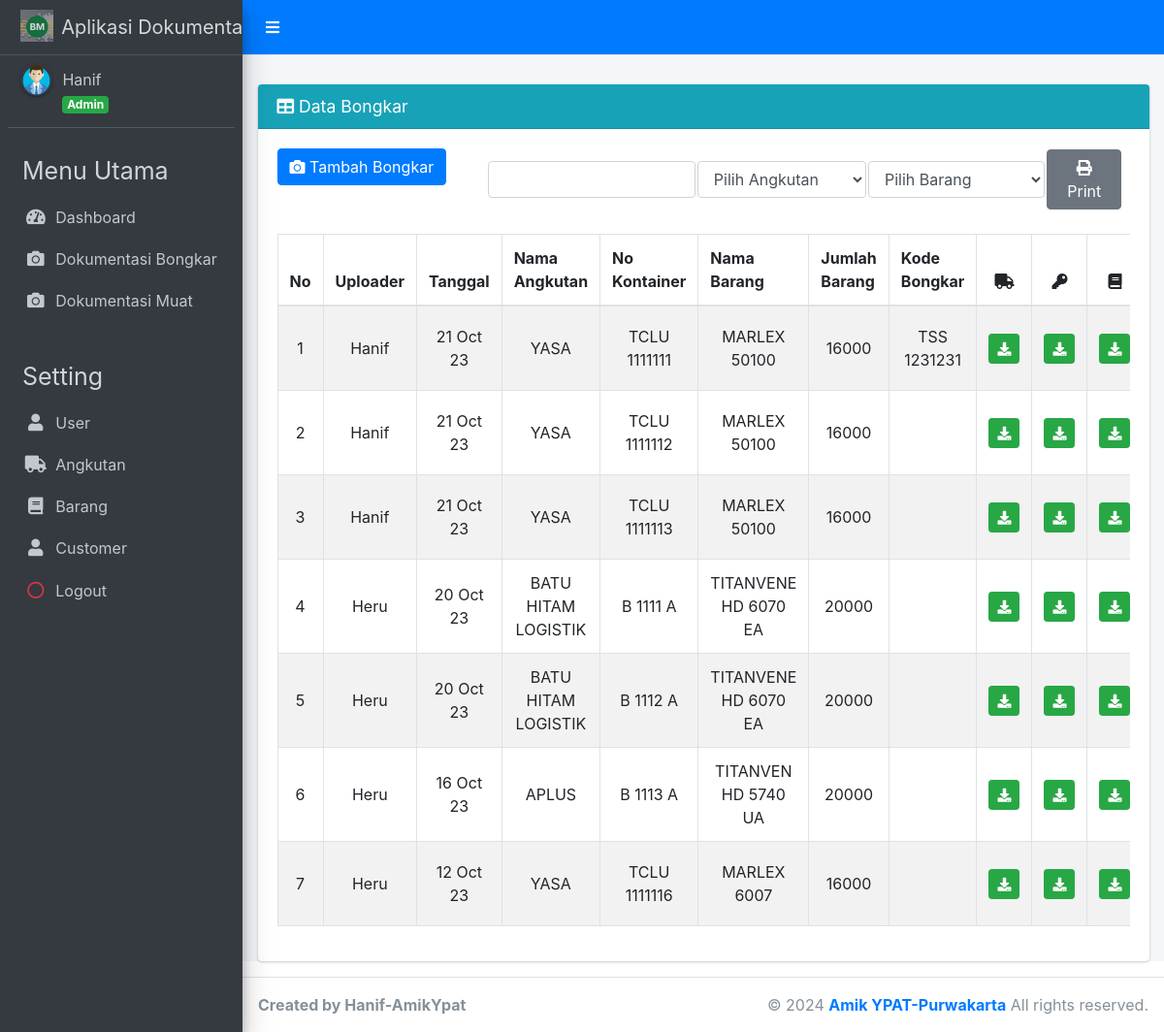
The page /index.php?page=bongkar (signed in) on the database its author committed.
### tables this page shows
CREATE TABLE `bongkar` (
  `id_bongkar` int(12) NOT NULL,
  `id_user` int(4) NOT NULL,
  `tanggal` date NOT NULL,
  `id_angkutan` int(6) NOT NULL,
  `no_kontainer` varchar(12) NOT NULL,
  `id_barang` int(6) NOT NULL,
  `jumlah_barang` int(7) NOT NULL,
  `kode_bongkar` varchar(13) NOT NULL,
  `foto_kontainer` varchar(500) DEFAULT NULL,
  `foto_segel` varchar(500) DEFAULT NULL,
  `foto_sj` varchar(500) DEFAULT NULL,
  `foto_barang1` varchar(500) DEFAULT NULL,
  `foto_barang2` varchar(500) DEFAULT NULL
);

CREATE TABLE `user` (
  `id_user` int(4) NOT NULL,
  `nama_user` varchar(30) NOT NULL,
  `email` varchar(30) NOT NULL,
  `password` varchar(20) NOT NULL,
  `level` enum('Admin','Checker') NOT NULL
);

CREATE TABLE `angkutan` (
  `id_angkutan` int(6) NOT NULL,
  `nama_angkutan` varchar(25) NOT NULL,
  `jenis_angkutan` enum('bongkar','muat') NOT NULL,
  `jenis_barang` enum('lokal','impor') NOT NULL
);

CREATE TABLE `barang` (
  `id_barang` int(6) NOT NULL,
  `nama_barang` varchar(25) NOT NULL,
  `nama_supplier` varchar(25) NOT NULL,
  `jenis_barang` enum('lokal','impor') NOT NULL
);

### admin/bongkar/bongkar.php (the view, shortened to what this page needs)
<div class="card card-info">
    <div class="card-header">
        <h3 class="card-title">
            <i class="fa fa-table"></i> Data Bongkar</h3>
    </div>
    <div class="card-body">
        <div class="table-responsive">
            <div class="row">
            <div class="col-md-3">
                <a href="?page=add-bongkar" class="btn btn-primary">
                    <i class="fa fa-camera"></i> Tambah Bongkar</a>
            </div>
            <?php if ($data_level == "Admin"): ?>
            <div class="col-md-9 row">
                <form class="form" id="form_print" action="admin/bongkar/cetak_bongkar.php" method="post">
                    <table>
                        <td><input type="text" name="tgl" class="form-control"></td>
                        <td>
                        <select class="form-control" id="nama_angkutan" name="nama_angkutan" >
                            <option value="" selected disabled>Pilih Angkutan</option>
                    </select>
                    </td>
                        <td><select class="form-control" id="nama_barang" name="nama_barang" >
                            <option value="" selected disabled>Pilih Barang</option>
                    </select></td>
                    <td>
                        <button type="submit" class="btn btn-secondary"> <i class="fas fa-print"></i> Print</button>
                    </td>
                    </table>
                </form>
            </div>
            <?php endif; ?>
            </div>
            <br>
            <table id="example1" class="table table-bordered table-striped">
                <thead>
                    <tr>
                        <th>No</th>
                        <th>Uploader</th>
                        <th>Tanggal</th>
                        <th>Nama Angkutan</th>
                        <th>No Kontainer</th>
                        <th>Nama Barang</th>
                        <th>Jumlah Barang</th>
                        <th>Kode Bongkar</th>
                        <th style="text-align: center;"><i class="fas fa-truck" title="Foto Pintu Kontainer"></i></th>
                        <th style="text-align: center;"><i class="fas fa-key" title="Foto Segel Kontainer"></i></th>
                        <th style="text-align: center;"><i class="fas fa-book" title="Foto Surat Jalan"></i></th>
                    </tr>
                </thead>
                <tbody>
                    <?php
                    $no = 1;
                    $sql = $koneksi->query("SELECT b.id_bongkar, u.nama_user, b.tanggal, a.nama_angkutan, b.no_kontainer, br.nama_barang, b.jumlah_barang, b.kode_bongkar, b.foto_kontainer, b.foto_segel, b.foto_sj, b.foto_barang1, b.foto_barang2
                                          FROM bongkar b
                                          INNER JOIN user u ON b.id_user = u.id_user
                                          INNER JOIN angkutan a ON b.id_angkutan = a.id_angkutan
                                          INNER JOIN barang br ON b.id_barang = br.id_barang");
                    while ($data = $sql->fetch_assoc()) {
                    ?>
                    <tr>
                        <td align="center" style="vertical-align: middle;"><?php echo $no++; ?></td>
                        <td align="center" style="vertical-align: middle;"><?php echo $data['nama_user']; ?></td>
                        <td align="center" style="vertical-align: middle;">
                            <?php
                            $tanggal_data = strtotime($data['tanggal']);
                            $tanggal_format = date('d M y', $tanggal_data);
                            echo $tanggal_format;
                            ?>
                        </td>
                        <td align="center" style="vertical-align: middle;"><?php echo $data['nama_angkutan']; ?></td>
                        <td align="center" style="vertical-align: middle;"><?php echo $data['no_kontainer']; ?></td>
                        <td align="center" style="vertical-align: middle;"><?php echo $data['nama_barang']; ?></td>
                        <td align="center" style="vertical-align: middle;"><?php echo $data['jumlah_barang']; ?></td>
                        <td align="center" style="vertical-align: middle;"><?php echo $data['kode_bongkar']; ?></td>
                        <td align="center" style="vertical-align: middle;">
                            <?php
                            if (!empty($data['foto_kontainer'])) {
                                $fotoKontainerPath = '' . $data['foto_kontainer'];
                                echo '<a href="' . $fotoKontainerPath . '" title="Download" class="btn btn-success btn-sm" download>
                                        <i class="fa fa-download"></i>
                                    </a>';
                            }
                            ?>
                        </td>
                        <td align="center" style="vertical-align: middle;">
                            <?php
                            if (!empty($data['foto_segel'])) {
                                $fotoSegelPath = '' . $data['foto_segel'];
                                echo '<a href="' . $fotoSegelPath . '" title="Download" class="btn btn-success btn-sm" download>
                                        <i class="fa fa-download"></i>
                                    </a>';
                            }
                            ?>
                        </td>
                        <td align="center" style="vertical-align: middle;">
                            <?php
                            if (!empty($data['foto_sj'])) {
                                $fotoSjPath = '' . $data['foto_sj'];
                                echo '<a href="' . $fotoSjPath . '" title="Download" class="btn btn-success btn-sm" download>
                                        <i class="fa fa-download"></i>
                                    </a>';
                            }
                            ?>
                        </td>
                    </tr>
                    <?php
                    }
                    ?>
                </tbody>
            </table>
        </div>
    </div>
</div>

### index.php (shortened to what this page needs)
<?php
if (!isset($_SESSION["ses_email"]) || empty($_SESSION["ses_email"])) {
    header("location: login.php");
} else {
    $data_nama = $_SESSION["ses_nama"];
    $data_level = $_SESSION["ses_level"];
}
include "inc/koneksi.php";
?>
<!DOCTYPE html>
<html>
<head>
    <link rel="stylesheet" href="plugins/fontawesome-free/css/all.min.css">
    <link rel="stylesheet" href="plugins/datatables-bs4/css/dataTables.bootstrap4.css">
    <link rel="stylesheet" href="plugins/select2/css/select2.min.css">
    <link rel="stylesheet" href="plugins/select2-bootstrap4-theme/select2-bootstrap4.min.css">
    <link rel="stylesheet" href="plugins/daterangepicker/daterangepicker.css">
    <link rel="stylesheet" href="plugins/tempusdominus-bootstrap-4/css/tempusdominus-bootstrap-4.min.css">
    <link rel="stylesheet" href="plugins/jqvmap/jqvmap.min.css">
    <link rel="stylesheet" href="dist/css/adminlte.min.css">
    <link rel="stylesheet" href="plugins/overlayScrollbars/css/OverlayScrollbars.min.css">
    <link rel="stylesheet" href="plugins/daterangepicker/daterangepicker.css">
    <link rel="stylesheet" href="plugins/summernote/summernote-bs4.css">
</head>
<body class="hold-transition sidebar-mini">
    <div class="wrapper">
        <nav class="main-header navbar navbar-expand navbar-blue navbar-light">
            <ul class="navbar-nav">
                <li class="nav-item">
                    <a class="nav-link" data-widget="pushmenu" href="#">
                        <i class="fas fa-bars text-white"></i>
                    </a>
                </li>
            </ul>
        </nav>
        <aside class="main-sidebar sidebar-dark-primary elevation-4">
            <a href="index.php" class="brand-link">
                <img src="dist/img/bmlogo.jpg" alt="AdminLTE Logo" class="brand-image" style="opacity: .8">
                <marquee behavior="scroll" direction="left" scrollamount="6">Aplikasi Dokumentasi Bongkar Muat - DokBm</marquee>
            </a>
            <div class="sidebar">
                <div class="user-panel mt-2 pb-2 mb-2 d-flex">
                    <div class="image">
                        <img src="dist/img/user.png" class="img-circle elevation-1" alt="User Image">
                    </div>
                    <div class="info">
                        <a href="index.php" class="d-block">
                            <?php echo $data_nama; ?>
                        </a>
                        <span class="badge badge-success">
                            <?php echo $data_level; ?>
                        </span>
                    </div>
                </div>
                <nav class="mt-2">
                    <ul class="nav nav-pills nav-sidebar flex-column" data-widget="treeview" role="menu" data-accordion="false">
                        <?php if ($data_level == "Admin"): ?>
                            <li class="nav-header" style="margin-top: 10px; font-size: 25px; padding-left: 15px; width: 100%;">Menu Utama</li>
                            <li class="nav-item">
                                <a href="index.php" class="nav-link">
                                    <i class="nav-icon fas fa-tachometer-alt"></i>
                                    <p>
                                        Dashboard
                                    </p>
                                </a>
                            </li>
                            <li class="nav-item">
                                <a href="?page=bongkar" class="nav-link">
                                    <i class="nav-icon far fa fa-camera"></i>
                                    <p>
                                        Dokumentasi Bongkar
                                    </p>
                                </a>
                            </li>
                            <li class="nav-item">
                                <a href="?page=muat" class="nav-link">
                                    <i class="nav-icon far fa fa-camera"></i>
                                    <p>
                                        Dokumentasi Muat
                                    </p>
                                </a>
                            </li>
                            <li font-s class="nav-header" style="margin-top: 10px; font-size: 25px; padding-left: 15px; width: 100%;">Setting</li>
                            <li class="nav-item">
                                <a href="?page=user" class="nav-link">
                                    <i class="nav-icon fas fa-user"></i>
                                    <p>
                                        User
                                    </p>
                                </a>
                            </li>
                            <li class="nav-item">
                                <a href="?page=angkutan" class="nav-link">
                                    <i class="nav-icon fas fa-truck"></i>
                                    <p>Angkutan</p>
                                </a>
                            </li>
                            <li class="nav-item">
                                <a href="?page=barang" class="nav-link">
                                    <i class="nav-icon fas fa-book"></i>
                                    <p>Barang</p>
                                </a>
                            </li>
                            <li class="nav-item">
                                <a href="?page=customer" class="nav-link">
                                    <i class="nav-icon fas fa-user"></i>
                                    <p>Customer</p>
                                </a>
                            </li>
                            <?php endif; ?>
                            <li class="nav-item">
                                <a onclick="return confirm('Apakah anda yakin akan keluar ?')" href="logout.php" class="nav-link">
                                    <i class="nav-icon far fa-circle text-danger"></i>
                                    <p>
                                        Logout
                                    </p>
                                </a>
                            </li>
                        </nav>
                    </div>
                </aside>
                <div class="content-wrapper">
                    <section class="content-header">
                    </section>
                    <section class="content">
            <div class="container-fluid">
                <?php
                if (isset($_GET['page'])) {
                    $hal = $_GET['page'];
                    switch ($hal) {
                        case 'bongkar':
                        include "admin/bongkar/bongkar.php";
                        break;
                    }
                } else {
                    if ($data_level == "Administrator") {
                        include "home/admin.php";
                    } elseif ($data_level == "Sekretaris") {
                        include "home/cheker.php";
                    }
                }
                ?>
            </div>
        </section>
    </div>
    <footer class="main-footer">
        <div class="float-right d-none d-sm-block">
            &copy; <?php echo date('Y'); ?> <a target="_blank" href="https://www.youtube.com/channel/UCDxjOzW7F0JOkltlXT6g7AQ"><strong>Amik YPAT-Purwakarta</strong></a> All rights reserved.
        </div>
        <b>Created by Hanif-AmikYpat</b>
    </footer>
</div>
    </body>
    </html>

### rows shown on the page
bongkar: id_user.nama_user "Hanif", tanggal "21 Oct 23", id_angkutan.nama_angkutan "YASA", no_kontainer "TCLU 1111111", id_barang.nama_barang "MARLEX 50100", jumlah_barang "16000", kode_bongkar "TSS 1231231"
bongkar: id_user.nama_user "Hanif", tanggal "21 Oct 23", id_angkutan.nama_angkutan "YASA", no_kontainer "TCLU 1111112", id_barang.nama_barang "MARLEX 50100", jumlah_barang "16000"
bongkar: id_user.nama_user "Hanif", tanggal "21 Oct 23", id_angkutan.nama_angkutan "YASA", no_kontainer "TCLU 1111113", id_barang.nama_barang "MARLEX 50100", jumlah_barang "16000"
bongkar: id_user.nama_user "Heru", tanggal "20 Oct 23", id_angkutan.nama_angkutan "BATU HITAM LOGISTIK", no_kontainer "B 1111 A", id_barang.nama_barang "TITANVENE HD 6070 EA", jumlah_barang "20000"
bongkar: id_user.nama_user "Heru", tanggal "20 Oct 23", id_angkutan.nama_angkutan "BATU HITAM LOGISTIK", no_kontainer "B 1112 A", id_barang.nama_barang "TITANVENE HD 6070 EA", jumlah_barang "20000"
bongkar: id_user.nama_user "Heru", tanggal "16 Oct 23", id_angkutan.nama_angkutan "APLUS", no_kontainer "B 1113 A", id_barang.nama_barang "TITANVEN HD 5740 UA", jumlah_barang "20000"
bongkar: id_user.nama_user "Heru", tanggal "12 Oct 23", id_angkutan.nama_angkutan "YASA", no_kontainer "TCLU 1111116", id_barang.nama_barang "MARLEX 6007", jumlah_barang "16000"

### other values the page prints
$data_nama "Hanif"
$data_level "Admin"
